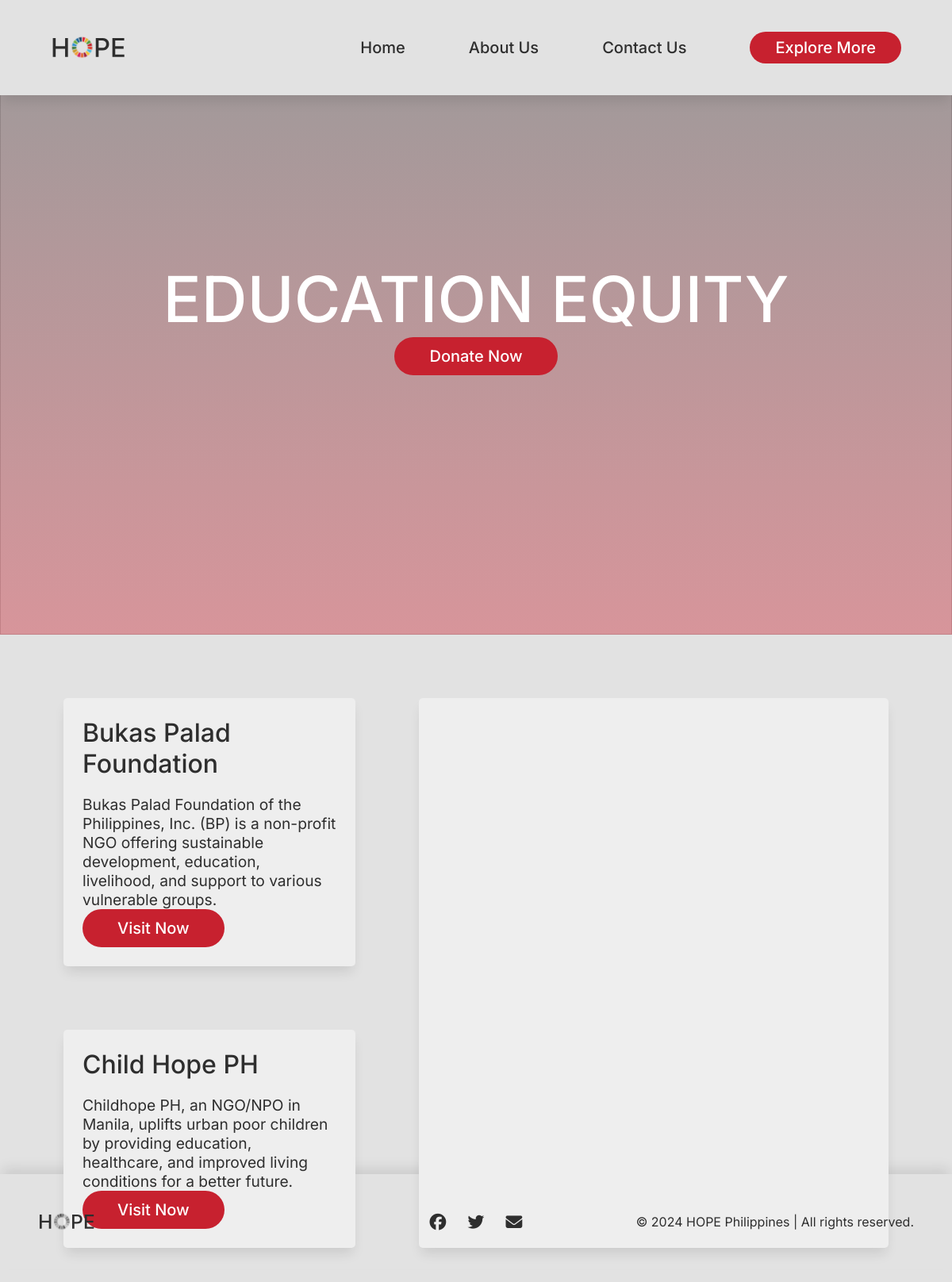
Screenshot of /template/template.php?link=EDUCATION+EQUITY with the database file from the repository.
### tables this page shows
CREATE TABLE `sdg` (
  `id` int(11) NOT NULL,
  `sdg_name` varchar(255) NOT NULL,
  `sdg_desc` text NOT NULL,
  `sdg_color` varchar(6) NOT NULL,
  `website_1` varchar(255) NOT NULL,
  `website_1_url` varchar(255) NOT NULL,
  `website_1_desc` text NOT NULL,
  `website_2` varchar(255) NOT NULL,
  `website_2_url` varchar(255) NOT NULL,
  `website_2_desc` text NOT NULL
);

### template/template.php (the view, shortened to what this page needs)
<?php
require_once "../config/config.php";
$sdgNameToId = [
    "ZERO POVERTY" => 1,
    "HUNGER RELIEF" => 2,
    "HEALTH ACCESS" => 3,
    "EDUCATION EQUITY" => 4,
    "GENDER EMPOWERMENT" => 5,
    "WATER SECURITY" => 6,
    "ENERGY ACCESSIBILITY" => 7,
    "JOB OPPORTUNITIES" => 8,
    "INNOVATION SUPPORT" => 9,
    "SOCIAL INCLUSION" => 10,
    "URBAN SUSTAINABILITY" => 11,
    "ETHICAL CONSUMPTION" => 12,
    "CLIMATE ACTION" => 13,
    "MARINE CONSERVATION" => 14,
    "LAND PRESERVATION" => 15,
    "SOCIAL EQUITY" => 16,
    "COLLABORATIVE IMPACT" => 17
];
$selectedLink = isset($_GET['link']) ? $_GET['link'] : null;
$sdgId = $sdgNameToId[$selectedLink] ?? null;
if ($sdgId) {
    $sql = "SELECT * FROM sdg WHERE id = ?";
    if ($stmt = $mysqli->prepare($sql)) {
        $stmt->bind_param("i", $sdgId);
        if ($stmt->execute()) {
            $result = $stmt->get_result();
            if ($result->num_rows == 1) {
                $row = $result->fetch_assoc();
                $website1 = $row['website_1'];
                $webURL1 = $row['website_1_url'];
                $webDesc1 = $row['website_1_desc'];
                $website2 = $row['website_2'];
                $webURL2 = $row['website_2_url'];
                $webDesc2 = $row['website_2_desc'];
            }
        }
    }
}
$sdgImages = [
    "ZERO POVERTY" => "hope-sdg1.svg",
    "HUNGER RELIEF" => "hope-sdg2.svg",
    "HEALTH ACCESS" => "hope-sdg3.svg",
    "EDUCATION EQUITY" => "hope-sdg4.svg",
    "GENDER EMPOWERMENT" => "hope-sdg5.svg",
    "WATER SECURITY" => "hope-sdg6.svg",
    "ENERGY ACCESSIBILITY" => "hope-sdg7.svg",
    "JOB OPPORTUNITIES" => "hope-sdg8.svg",
    "INNOVATION SUPPORT" => "hope-sdg9.svg",
    "SOCIAL INCLUSION" => "hope-sdg10.svg",
    "URBAN SUSTAINABILITY" => "hope-sdg11.svg",
    "ETHICAL CONSUMPTION" => "hope-sdg12.svg",
    "CLIMATE ACTION" => "hope-sdg13.svg",
    "MARINE CONSERVATION" => "hope-sdg14.svg",
    "LAND PRESERVATION" => "hope-sdg15.svg",
    "SOCIAL EQUITY" => "hope-sdg16.svg",
    "COLLABORATIVE IMPACT" => "hope-sdg17.svg"
];
$imageName = $sdgImages[$selectedLink] ?? null;
?>
<!DOCTYPE html>
<html lang="en">
<head>
    <link rel="stylesheet" href="../css/template.css">
    <link rel="stylesheet" href="https://cdnjs.cloudflare.com/ajax/libs/font-awesome/6.5.2/css/all.min.css"
 />
</head>
<body>
    <nav class="navbar">
        <div class="nav-icon"></div>
        <div class="nav-elements">
            <ul>
                <li><a href="../index.php#home">Home</a></li>
                <li><a href="../index.php#about">About Us</a></li>
                <li><a href="#contact">Contact Us</a></li>
                <li id="donate-btn"><a href="../index.php#donate">Explore More</a></li>
            </ul>
        </div>
    </nav>
    <main>
        <div class="overlay"></div>
        <img src="../assets/<?php echo $imageName; ?>">
        <div class="hero">
            <div>
                <h1><?php echo $selectedLink; ?></h1>
                <button class="scroll-btn" onclick="scrollToForm()">Donate Now</button>
            </div>
        </div>
    </main>
    <section id="form">
        <div class="container">
            <div class="box item1">
                <div class="item-text">
                    <h1><?php echo $website1; ?></h1>
                    <p><?php echo $webDesc1; ?></p>
                </div>
                <button class="visit-btn" onclick="window.open('<?php echo $webURL1?>')" class="visit-btn">Visit
                    Now</button>
            </div>
            <div class="box item2">
                <div class="item-text">
                    <h1><?php echo $website2; ?></h1>
                    <p><?php echo $webDesc2; ?></p>
                </div>
                <button class="visit-btn" onclick="window.open('<?php echo $webURL2?>')" class="visit-btn">Visit
                    Now</button>
            </div>
            <div class="box item3"></div>
        </div>
    </section>
    <footer class="footer" id="contact">
        <div class="footer-elements">
            <div class="footer-icon">
                <img src="../assets/hope-logo-blk.svg" alt="">
            </div>
            <div class="contact-icons">
                <i class="fa-brands fa-facebook"></i>
                <i class="fa-brands fa-twitter"></i>
                <i class="fa-solid fa-envelope"></i>
            </div>
            <div class="legal">
                <p>&copy; 2024 HOPE Philippines | All rights reserved.</p>
            </div>
        </div>
    </footer>
</body>
</html>

### css/template.css (style rules this page uses)
:root { --white: #ffffff; --black: #2e2e2e; --gray: #e2e2e2; --sdg1: #e5233d; --sdg2: #dda73a; --sdg3: #4ca146; --sdg4: #c7212f; --sdg5: #ef402d; --sdg6: #27bfe6; --sdg7: #fbc412; --sdg8: #a31c44; --sdg9: #f26a2e; --sdg10: #e01483; --sdg11: #f89d2a; --sdg12: #bf8d2c; --sdg13: #407f46; --sdg14: #1f97d4; --sdg15: #59ba47; --sdg16: #136a9f; --sdg17: #14496b; }
html { box-sizing: border-box; scroll-behavior: smooth; }
*, *::before, *::after { box-sizing: inherit; }
p, h1, h2, a { font-size: 1rem; font-family: "Inter", sans-serif; font-style: normal; text-decoration: none; }
ul { list-style: none; display: flex; text-decoration: none; gap: 5em; }
body { height: 100vh; width: 100vw; margin: 0; background-color: var(--gray); overflow-y: scroll; overflow-x: hidden; }
.navbar { display: flex; align-items: center; justify-content: space-between; height: max(10vmin, 10vmin); width: 100%; z-index: 10; background-color: var(--gray); padding: 0 4em; position: fixed; top: 0; box-shadow: 0px 10px 15px -3px rgba(0, 0, 0, 0.1); }
.navbar a { color: var(--black); font-size: 1.25rem; font-weight: 500; }
.nav-elements { display: flex; justify-content: center; align-items: center; gap: 5em; }
.nav-elements>ul { display: flex; justify-content: center; align-items: center; }
#donate-btn { padding: 0.5em 2em; display: flex; justify-content: center; align-items: center; border-radius: 25px; cursor: pointer; transition: transform 500ms cubic-bezier(0.13, 0.53, 0.38, 0.97); }
#donate-btn>a { color: var(--white); }
.nav-elements li { transition: transform 500ms cubic-bezier(0.13, 0.53, 0.38, 0.97); cursor: pointer; }
.nav-icon { width: 100px; height: 40px; background-image: url(../assets/hope-logo.svg); background-repeat: no-repeat; background-size: contain; }
main { display: flex; height: 100vh; width: 100vw; justify-content: center; align-items: center; margin: 0; position: relative; }
main>img { position: absolute; width: 100%; height: 100%; object-fit: cover; z-index: -1; }
.hero { width: 100%; height: 100%; display: flex; justify-content: center; align-items: center; z-index: 1; }
.hero>div { color: var(--white); display: flex; flex-direction: column; justify-content: center; align-items: center; }
.hero>div>h1 { font-weight: 500; font-size: clamp(5rem, 6.5vw, 15rem); color: var(--white); margin: 0; }
section { width: 100vw; height: calc(100vh - 10vmin); }
.container { padding: 5em; width: 100%; height: 100%; display: grid; grid-template-columns: repeat(5, 1fr); grid-template-rows: repeat(2, 1fr); gap: 5em; }
.box { background-color: rgb(238, 238, 238); box-shadow: 0px 10px 15px -3px rgba(0,0,0,0.1); padding: 1.5em; display: flex; flex-direction: column; justify-content: space-between; align-items: flex-start; border-radius: 5px; }
.box h1 { font-size: 2rem; color: var(--black); font-weight: 500; margin: 0; }
.box p { font-size: 1.2rem; color: var(--black); margin: 0; }
.item1, .item2 { grid-column: span 2; }
.item2 { grid-row: 2; }
.item3 { grid-column: 3 / span 3; grid-row: span 2; }
.item-text { display: flex; flex-direction: column; gap: 1.25em; }
.footer { width: 100vw; height: 10vmin; background-color: var(--gray); padding: 5em 0; display: grid; align-content: center; padding: 3em; box-shadow: 0px -10px 15px -3px rgba(0,0,0,0.1); }
.footer-elements { display: grid; grid-template-columns: 1fr 1fr 1fr; }
.footer-icon { display: flex; align-items: center; justify-content: flex-start; }
.footer-icon>img { height: 30px; }
.contact-icons { display: flex; align-items: center; justify-content: center; gap: 2em; }
.contact-icons>.fa-brands, .contact-icons>.fa-solid { transform: scale(1.3); color: var(--black); cursor: pointer; transition: transform 500ms cubic-bezier(0.13, 0.53, 0.38, 0.97); }
.legal { display: flex; align-items: center; justify-content: flex-end; }
.legal>p { color: var(--black); }

### rows the page displays
sdg: website_1 "Bukas Palad Foundation", website_1_desc "Bukas Palad Foundation of the Philippines, Inc. (BP) is a non-profit NGO offering sustainable development, education, livelihood, and support to various vulnerable groups.", website_2 "Child Hope PH", website_2_desc "Childhope PH, an NGO/NPO in Manila, uplifts urban poor children by providing education, healthcare, and improved living conditions for a better future."

### other values shown
$selectedLink "EDUCATION EQUITY"
